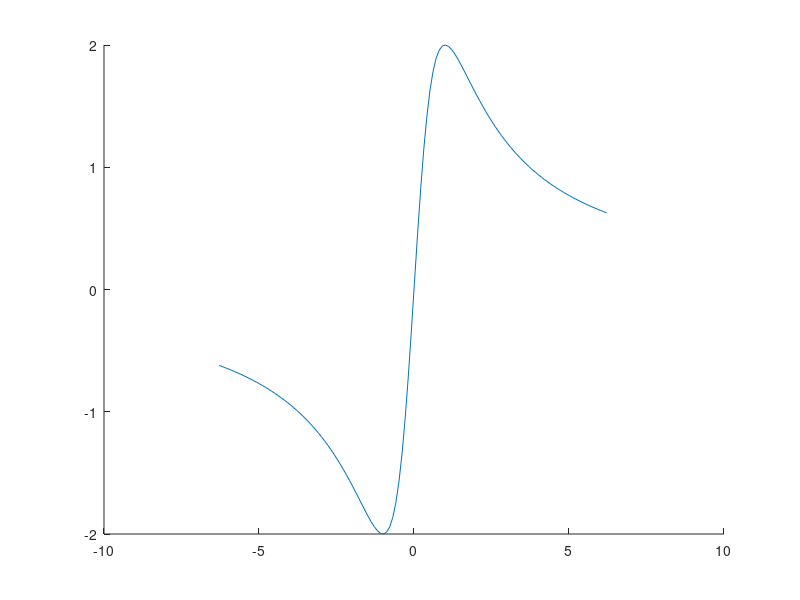

This chart was generated by the following MATLAB code:
clear ; close all; clc

% x = -2*pi:0.1:2*pi;
% y = (4.*x) ./ (x.^2 +1);
% 
% plot(x, y);

hold on;

x = -2*pi:0.1:2*pi;
y = 2*sin(2*atan(x));

plot(x, y);
